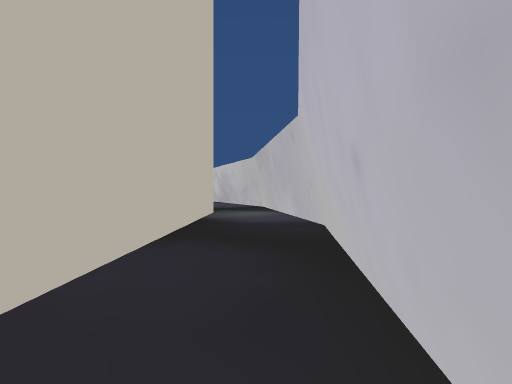
View 1 (above)

18 first-person views from a walk through a Unity game level. The camera is 0.72 m above the floor, looks level and sees 90° across. Doors are open. The floor is counted in squares, 1 m on a side. Each view is taken from the middle of a square. On the plan, view 1 faces up. The plan holds only what a view shows up to about 9 squares ahead; the rest is blank. The place goes on beyond the plan. The player character is not drawn.

View 2
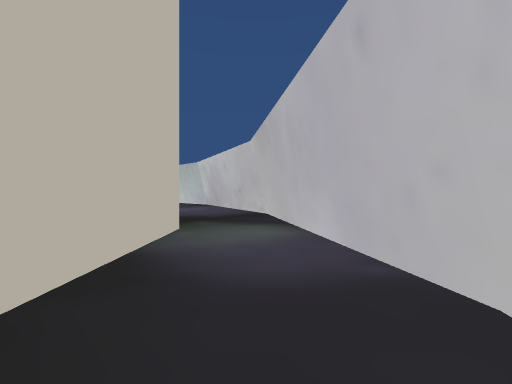

View 3
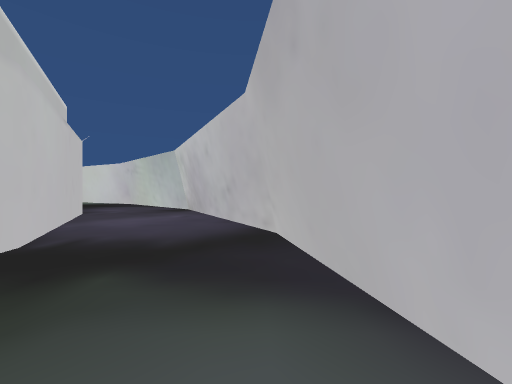

View 4
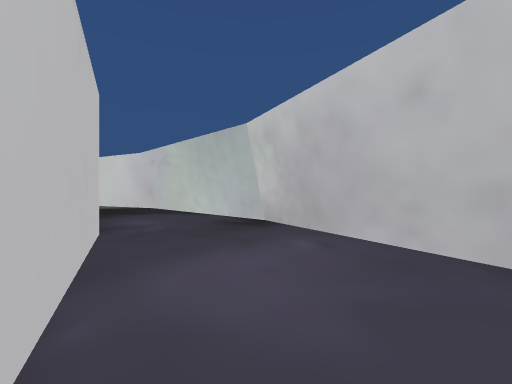

View 5
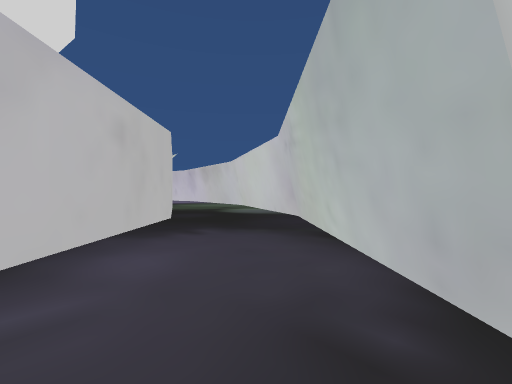

View 6
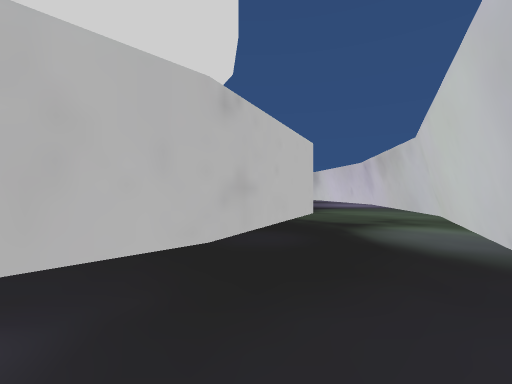

View 7
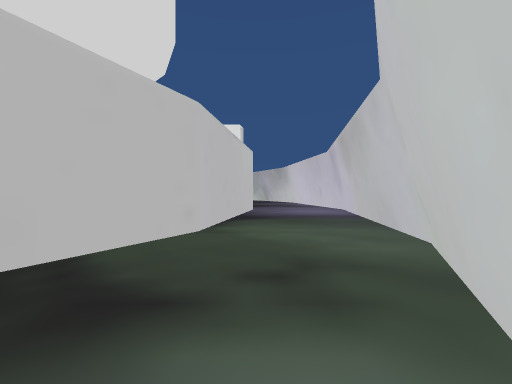

View 8
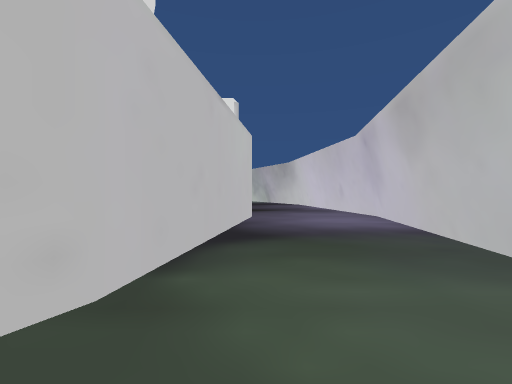

View 9
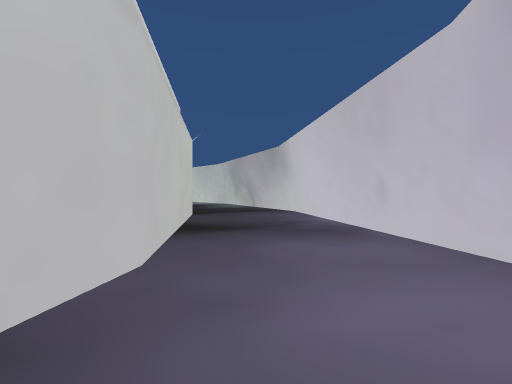

View 10
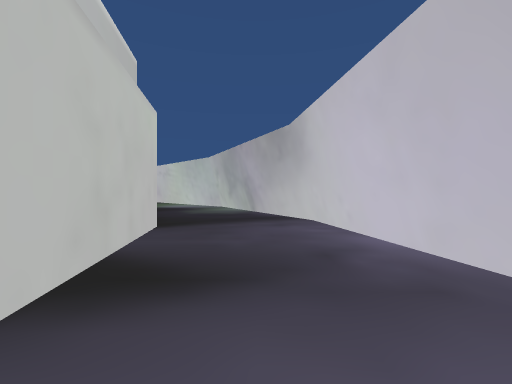

View 11
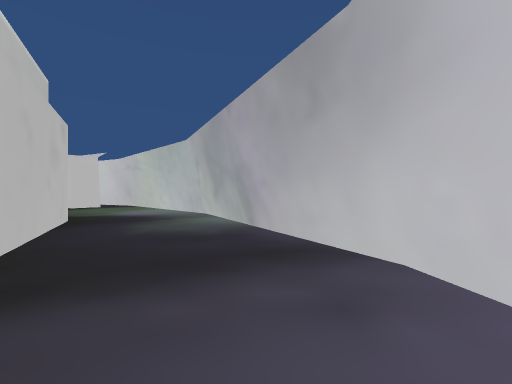

View 12
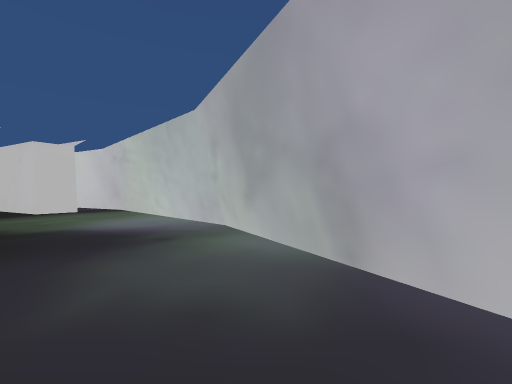

View 13
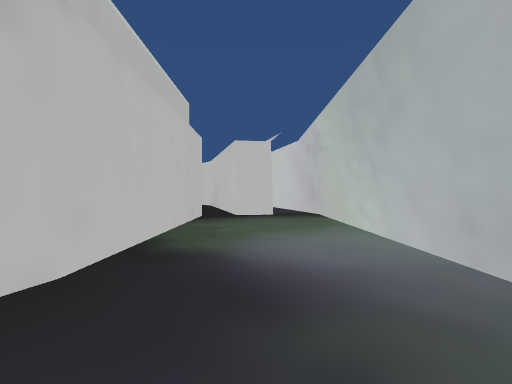

View 14
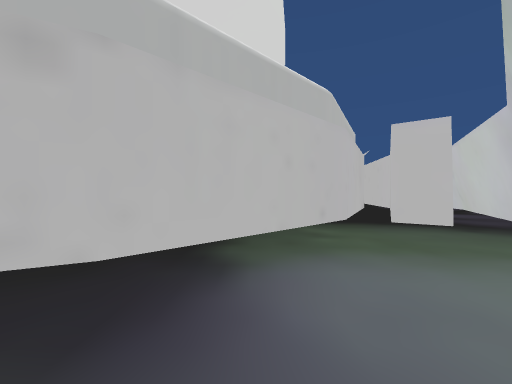

View 15
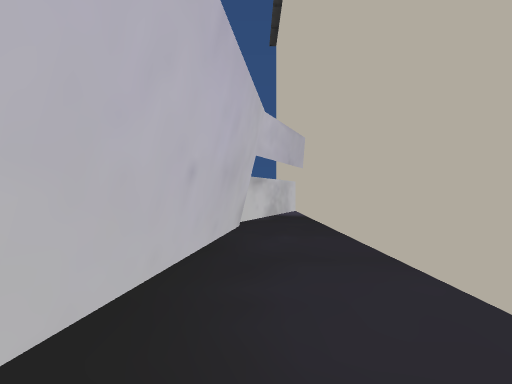

View 16
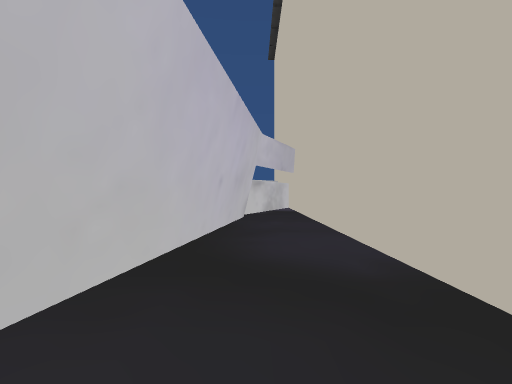

View 17
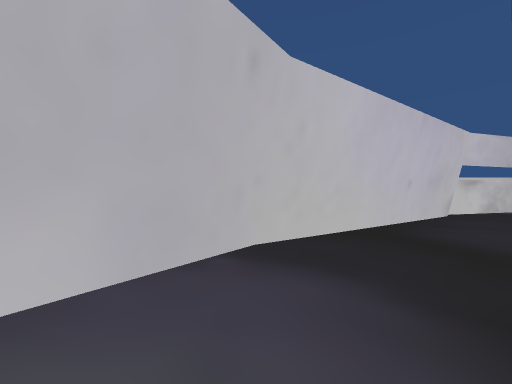

View 18
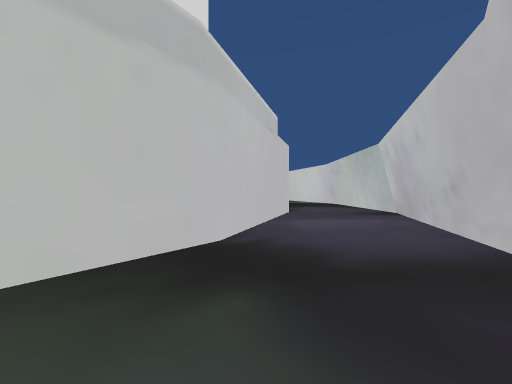

### Floor plan
Points are (right, up) in squares from view 1. A wall is a line through its corners. A room is listed if a view was taken in it or the views show most of it. See-through windows are left out.
Room 1 (views 1, 2, 3, 4, 5, 6, 7, 8, 9, 10, 11, 12, 13, 14, 15, 16, 17, 18)
walls: (-5.7, 16.4) (-3.1, 11.3) (-2.7, 8.9); (-26.4, 22.9) (-20.5, 23.9) (-14.7, 22.9) (-9.6, 20.3) (-6.2, 16.9); (-1.5, 9) (-1.5, -5); (-35.3, 16.3) (-31.4, 20.3) (-27.9, 22.1); (-37.3, 17.6) (-36.2, 16.9); (0.2, -1.4) (1.3, 5.5) (0.2, 12.4) (-2.9, 18.4) (-7.7, 23.2) (-13.5, 26.2) (-20.7, 27.4) (-27.4, 26.3) (-33.4, 23.2) (-38.2, 18.4) (-38.5, 17.7); (-38.7, 17.4) (-39.6, 15.7); (-1.1, -5) (0.4, -2.1)
low walls: (-14, 26.5) (-15.4, 26.7); (-15.6, 26.8) (-17.4, 27.1); (-17.5, 27.1) (-18.4, 27.2)

Positions as (right, up) in squares from view 1, and headings:
1: (0, 0), facing up
2: (0, 4), facing up
3: (0, 8), facing up
4: (-3, 12), facing up
5: (-3, 17), facing up-left
6: (-6, 21), facing left
7: (-10, 24), facing left
8: (-13, 24), facing left
9: (-18, 25), facing left
10: (-21, 25), facing left
11: (-25, 25), facing left
12: (-28, 24), facing left
13: (-31, 23), facing down-left
14: (-33, 23), facing down
15: (0, 4), facing down
16: (0, 6), facing down
17: (-1, 8), facing down-right
18: (0, 9), facing up-left
